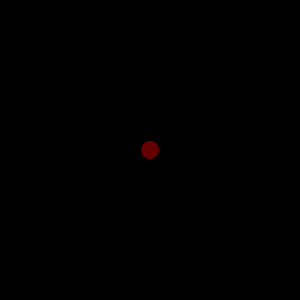
Frame 1 (no input)
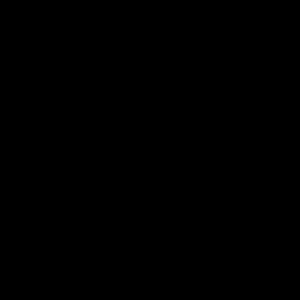
Frame 60 (the mouse pressed at the canvas centre just before this capture)
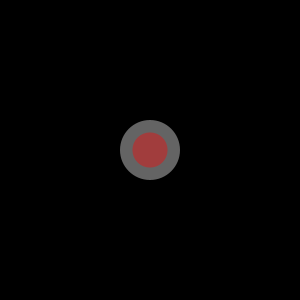
Frame 120 (the mouse held since frame 60 and released just before this capture)

The Processing sketch that drew these frames (run headless with seeded random() and noise(); from frame 60 on, the mouse is pressed at the canvas centre):

// Processing sketch: AI_square_agent2
// ── AI_square_agent2.pde
float z=1.0;
float input=1.0;
int s=20;

void setup() {
  size(300, 300);
  background(0);
}

void draw() {  
  background(0);
  noStroke();
  fill(255,100);
  input=mouseX/40;
  ellipse(width/2, height/2, input*s, input*s);
  if (abs(sq(z)-input)>(10^(-15))) {
    z-=(sq(z)-input)/(10*z);
  }
  fill(255, 0, 0,100);
  ellipse(width/2, height/2, z*s, z*s);
}
